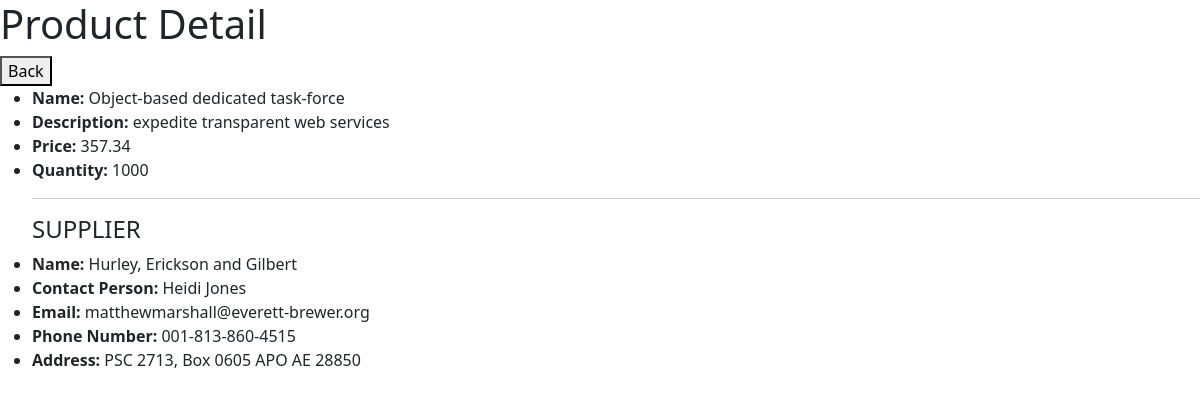
Screenshot of /inventory/90/ (signed in) with the database file from the repository.
### inventories/models.py (models this page shows, shortened)
class Product(models.Model):
    name = models.CharField(max_length=100)
    description = models.TextField()
    price = models.DecimalField(max_digits=10, decimal_places=2)
    quantity = models.IntegerField()
    supplier = models.ForeignKey(Supplier, on_delete=models.CASCADE)

class Supplier(models.Model):
    name = models.CharField(max_length=100)
    contact_person = models.CharField(max_length=100)
    email = models.EmailField()
    phone_number = models.CharField(max_length=20)
    address = models.TextField()

### inventories/views.py (the view)
# urls.py: path('inventory/<int:pk>/', ProductDetailView.as_view(), name='detail-product'),
class ProductDetailView(PermissionRequiredMixin, DetailView):
    permission_required = ['inventories.view_product', ]
    template_name = 'product-detail.html'
    model = Product
    def get_queryset(self):
        queryset = super().get_queryset()
        queryset = queryset.select_related('supplier')
        return queryset

### templates/product-detail.html (shortened to what this page needs)
{% extends 'base.html' %}
{% block body %}
    <h1>Product Detail</h1>
    <a href="{% url 'list-products' %}">
        <button>Back</button>
    </a>
    <ul>
        <li><strong>Name:</strong> {{ object.name }}</li>
        <li><strong>Description:</strong> {{ object.description }}</li>
        <li><strong>Price:</strong> {{ object.price }}</li>
        <li><strong>Quantity:</strong> {{ object.quantity }}</li>
        <hr>
        <h4>SUPPLIER</h4>
        <li><strong>Name:</strong> {{ object.supplier.name }}</li>
        <li><strong>Contact Person:</strong> {{ object.supplier.contact_person }}</li>
        <li><strong>Email:</strong> {{ object.supplier.email }}</li>
        <li><strong>Phone Number:</strong> {{ object.supplier.phone_number }}</li>
        <li><strong>Address:</strong> {{ object.supplier.address }}</li>
    </ul>
{% endblock body %}

### rows the page displays
Product: name "Object-based dedicated task-force", description "expedite transparent web services", price "357.34", quantity "1000", supplier.name "Hurley, Erickson and Gilbert", supplier.contact_person "Heidi Jones", supplier.email "matthewmarshall@everett-brewer.org", supplier.phone_number "001-813-860-4515", supplier.address "PSC 2713, Box 0605 APO AE 28850"
